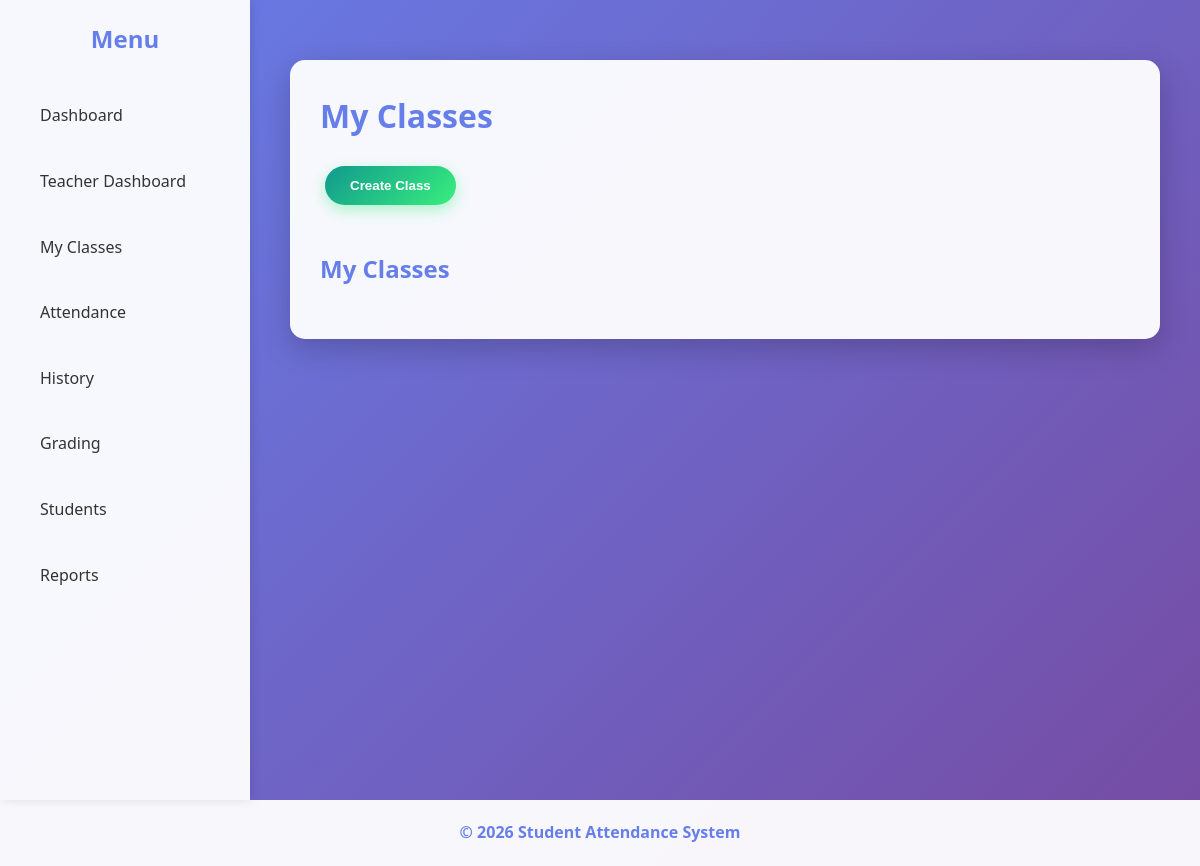
Page /views/classes.php on the earlier database version.
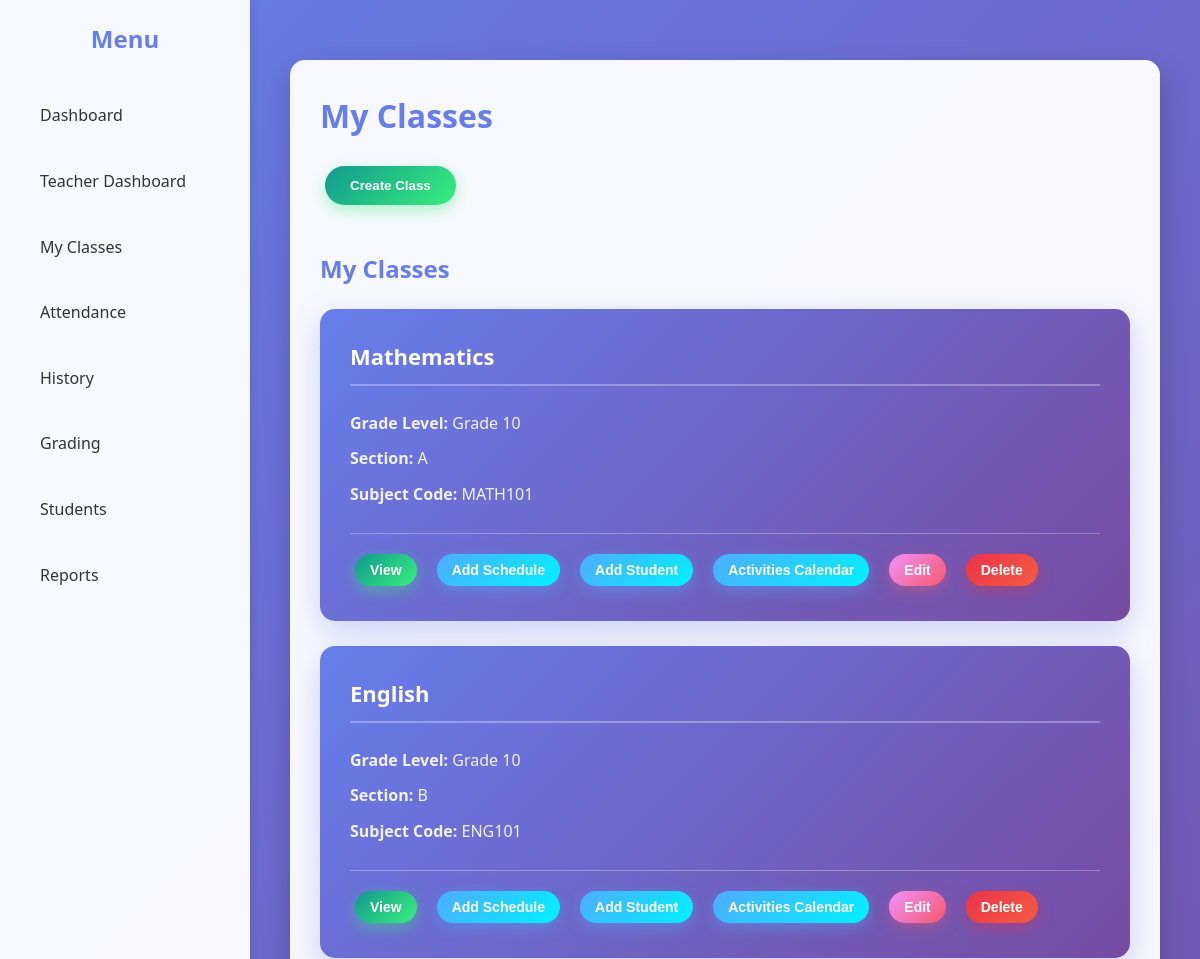
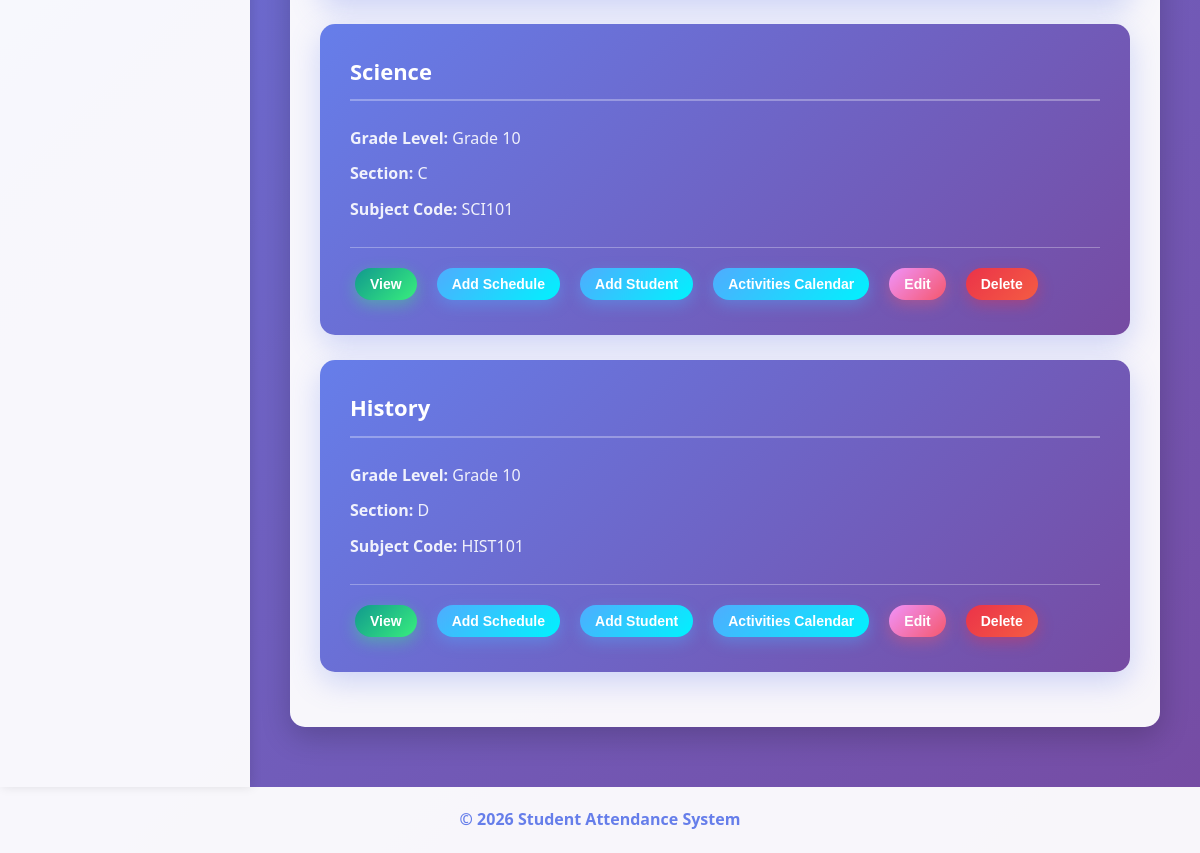
Same page on the later database version (2 pictures, top to bottom).
### tables this page shows
CREATE TABLE IF NOT EXISTS classes (
    id INT AUTO_INCREMENT PRIMARY KEY,
    grade_level VARCHAR(50) NOT NULL,
    section VARCHAR(50) NOT NULL,
    subject VARCHAR(100) NOT NULL,
    subject_code VARCHAR(50) NOT NULL,
    created_at TIMESTAMP DEFAULT CURRENT_TIMESTAMP
);

### models/ClassModel.php (called while the page is built, shortened)
<?php
class ClassModel {
    private $conn;
    private $table = "classes";
    public function __construct($db) {
        $this->conn = $db;
    }
    public function getAll() {
        $query = "SELECT * FROM " . $this->table . " ORDER BY grade_level, section";
        $stmt = $this->conn->prepare($query);
        $stmt->execute();
        return $stmt;
    }
}
?>

### views/classes.php (the view, shortened to what this page needs)
<?php
require_once '../models/ClassModel.php';
$database = new Database();
$db = $database->getConnection();
$classModel = new ClassModel($db);
$classes = $classModel->getAll();
include '../includes/header.php';
include '../includes/nav.php';
?>
<div class="card">
    <h1>My Classes</h1>
    <button class="btn btn-success" onclick="document.getElementById('classForm').style.display='block'; this.style.display='none'">Create Class</button>
    <h2 style="margin-top: 40px;">My Classes</h2>
    <div class="class-grid">
        <?php
        $classes->execute();
        while ($row = $classes->fetch(PDO::FETCH_ASSOC)):
        ?>
        <div class="class-card">
            <h3><?php echo htmlspecialchars($row['subject']); ?></h3>
            <div style="display: flex; justify-content: space-between;">
                <div>
                    <p><strong>Grade Level:</strong> <?php echo htmlspecialchars($row['grade_level']); ?></p>
                    <p><strong>Section:</strong> <?php echo htmlspecialchars($row['section']); ?></p>
                    <p><strong>Subject Code:</strong> <?php echo htmlspecialchars($row['subject_code']); ?></p>
                </div>
            </div>
            <div class="class-actions">
                <button class="btn btn-success btn-sm" onclick="window.location.href='class_view.php?class_id=<?php echo $row['id']; ?>'">View</button>
                <button class="btn btn-primary btn-sm" onclick="openScheduleModal(<?php echo $row['id']; ?>)">Add Schedule</button>
                <button class="btn btn-primary btn-sm" onclick="openStudentModal(<?php echo $row['id']; ?>)">Add Student</button>
                <button class="btn btn-primary btn-sm" onclick="window.location.href='calendar.php?class_id=<?php echo $row['id']; ?>'">Activities Calendar</button>
                <button class="btn btn-warning btn-sm" onclick="window.location.href='edit_class.php?class_id=<?php echo $row['id']; ?>'">Edit</button>
                <form action="../controllers/class_controller.php" method="POST" style="display:inline;">
                    <button type="submit" class="btn btn-danger btn-sm" onclick="return confirm('Delete this class?')">Delete</button>
                </form>
            </div>
        </div>
        <?php endwhile; ?>
    </div>
</div>
<?php include '../includes/footer.php'; ?>

### includes/header.php (shortened to what this page needs)
<!DOCTYPE html>
<html lang="en">
<head>
    <link rel="stylesheet" href="<?php echo strpos($_SERVER['PHP_SELF'], '/views/') !== false ? '../' : ''; ?>assets/css/style.css">
</head>
<body>
    <div class="container">

### includes/nav.php
<div class="sidebar">
    <h2>Menu</h2>
    <a href="<?php echo strpos($_SERVER['PHP_SELF'], '/views/') !== false ? '../' : ''; ?>index.php">Dashboard</a>
    <a href="<?php echo strpos($_SERVER['PHP_SELF'], '/views/') !== false ? '' : 'views/'; ?>teacher_dashboard.php">Teacher Dashboard</a>
    <a href="<?php echo strpos($_SERVER['PHP_SELF'], '/views/') !== false ? '' : 'views/'; ?>classes.php">My Classes</a>
    <a href="<?php echo strpos($_SERVER['PHP_SELF'], '/views/') !== false ? '' : 'views/'; ?>mark_attendance.php">Attendance</a>
    <a href="<?php echo strpos($_SERVER['PHP_SELF'], '/views/') !== false ? '' : 'views/'; ?>history.php">History</a>
    <a href="<?php echo strpos($_SERVER['PHP_SELF'], '/views/') !== false ? '' : 'views/'; ?>grading.php">Grading</a>
    <a href="<?php echo strpos($_SERVER['PHP_SELF'], '/views/') !== false ? '' : 'views/'; ?>students.php">Students</a>
    <a href="<?php echo strpos($_SERVER['PHP_SELF'], '/views/') !== false ? '' : 'views/'; ?>reports.php">Reports</a>
</div>
<div class="main-content">

### includes/footer.php
    </div>
    </div>
    <footer>
        <p>&copy; <?php echo date('Y'); ?> Student Attendance System</p>
    </footer>
</body>
</html>

### assets/css/style.css (style rules this page uses)
* { margin: 0; padding: 0; box-sizing: border-box; }
body { font-family: 'Segoe UI', Tahoma, Geneva, Verdana, sans-serif; background: linear-gradient(135deg, #667eea 0%, #764ba2 100%); line-height: 1.6; }
.container { display: flex; min-height: 100vh; }
.sidebar { width: 250px; background: rgba(255, 255, 255, 0.95); padding: 20px; box-shadow: 2px 0 10px rgba(0,0,0,0.1); }
.sidebar h2 { color: #667eea; margin-bottom: 30px; font-size: 24px; text-align: center; }
.sidebar a { display: block; color: #333; text-decoration: none; padding: 15px 20px; margin-bottom: 10px; border-radius: 10px; transition: all 0.3s ease; font-weight: 500; }
.main-content { flex: 1; padding: 40px; max-width: 100%; }
.card { background: rgba(255, 255, 255, 0.95); padding: 30px; margin: 20px 0; border-radius: 15px; box-shadow: 0 10px 30px rgba(0,0,0,0.2); animation: slideUp 0.5s ease; }
h1, h2 { color: #667eea; margin-bottom: 20px; }
.btn { display: inline-block; padding: 12px 25px; background: linear-gradient(135deg, #667eea 0%, #764ba2 100%); color: #fff; text-decoration: none; border: none; border-radius: 25px; cursor: pointer; margin: 5px; transition: all 0.3s ease; font-weight: 600; box-shadow: 0 5px 15px rgba(102, 126, 234, 0.4); }
.btn-success { background: linear-gradient(135deg, #11998e 0%, #38ef7d 100%); box-shadow: 0 5px 15px rgba(56, 239, 125, 0.4); }
.btn-danger { background: linear-gradient(135deg, #eb3349 0%, #f45c43 100%); box-shadow: 0 5px 15px rgba(235, 51, 73, 0.4); }
.btn-primary { background: linear-gradient(135deg, #4facfe 0%, #00f2fe 100%); box-shadow: 0 5px 15px rgba(79, 172, 254, 0.4); }
.btn-warning { background: linear-gradient(135deg, #f093fb 0%, #f5576c 100%); box-shadow: 0 5px 15px rgba(245, 87, 108, 0.4); }
footer { background: rgba(255, 255, 255, 0.95); color: #667eea; text-align: center; padding: 20px; font-weight: 600; }
.class-grid { display: block; margin-top: 20px; width: 100%; }
.class-card { background: linear-gradient(135deg, #667eea 0%, #764ba2 100%); padding: 30px; border-radius: 15px; box-shadow: 0 10px 30px rgba(102, 126, 234, 0.3); color: #fff; transition: all 0.3s ease; cursor: pointer; margin-bottom: 25px; width: 100%; }
.class-card h3 { color: #fff; font-size: 22px; margin-bottom: 15px; border-bottom: 2px solid rgba(255, 255, 255, 0.3); padding-bottom: 10px; }
.class-card p { margin: 10px 0; color: rgba(255, 255, 255, 0.9); }
.class-actions { margin-top: 15px; padding-top: 15px; border-top: 1px solid rgba(255, 255, 255, 0.3); display: flex; gap: 10px; flex-wrap: wrap; }
.btn-sm { padding: 8px 15px; font-size: 14px; }

Differences in the rows shown:
added classes: subject "Mathematics", grade_level "Grade 10", section "A", subject_code "MATH101"
added classes: subject "English", grade_level "Grade 10", section "B", subject_code "ENG101"
added classes: subject "Science", grade_level "Grade 10", section "C", subject_code "SCI101"
added classes: subject "History", grade_level "Grade 10", section "D", subject_code "HIST101"
